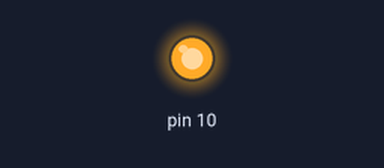
Bench run of a sketch on a simulated Arduino Uno, built with avr-gcc and run on an emulated ATmega328P. On the bench: output pins drawn as LEDs (lit = HIGH). What the sketch prints to the serial monitor is not drawn.

Above: at 0.1 s.
Timing chart, 0 to 1.6 s (numbered marks = the images above):
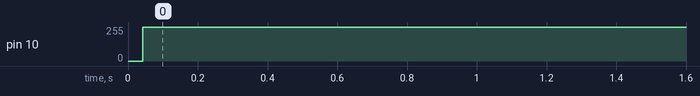

Measured:
- by itself, pin 10: 0/255 → 255/255 at 0.04 s

The sketch:

Test_AS3935.ino
```cpp
#include <SPI.h>
#include <AS3935.h>

void printAS3935Registers();

byte SPItransfer(byte sendByte);

void AS3935Irq();
volatile int AS3935IrqTriggered;

AS3935 AS3935(SPItransfer,10,2);

void setup()
{
  Serial.begin(9600);

  SPI.begin();
  SPI.setDataMode(SPI_MODE1);
  SPI.setClockDivider(SPI_CLOCK_DIV16);
  SPI.setBitOrder(MSBFIRST);

  AS3935.reset();

  AS3935.tune(5);

  AS3935.setIndoors();

  AS3935.enableDisturbers();
  printAS3935Registers();
  AS3935IrqTriggered = 0;

  attachInterrupt(5,AS3935Irq,RISING);

}

void loop()
{

  if(AS3935IrqTriggered){

    AS3935IrqTriggered = 0;

    int irqSource = AS3935.interruptSource();

    if (irqSource & 0b0001)
      Serial.println("Noise level too high, try adjusting noise floor");
    if (irqSource & 0b0100)
      Serial.println("Disturber detected");
    if (irqSource & 0b1000)
    {
      int strokeDistance = AS3935.lightningDistanceKm();
      if (strokeDistance == 1)
        Serial.println("Storm overhead, watch out!");
      if (strokeDistance == 63)
        Serial.println("Out of range lightning detected.");
      if (strokeDistance < 63 && strokeDistance > 1)
      {
        int energy = AS3935.lightningEnergy();
        Serial.print("Lightning detected ");
        Serial.print(strokeDistance,DEC);
        Serial.println(" kilometers away.");
      }
    }
  }
}

void printAS3935Registers()
{
  int noiseFloor = AS3935.getNoiseFloor();
  int spikeRejection = AS3935.getSpikeRejection();
  int watchdogThreshold = AS3935.getWatchdogThreshold();
  Serial.print("Noise floor is: ");
  Serial.println(noiseFloor,DEC);
  Serial.print("Spike rejection is: ");
  Serial.println(spikeRejection,DEC);
  Serial.print("Watchdog threshold is: ");
  Serial.println(watchdogThreshold,DEC);
}

byte SPItransfer(byte sendByte)
{
  return SPI.transfer(sendByte);
}

void AS3935Irq()
{
  AS3935IrqTriggered = 1;
}
```
